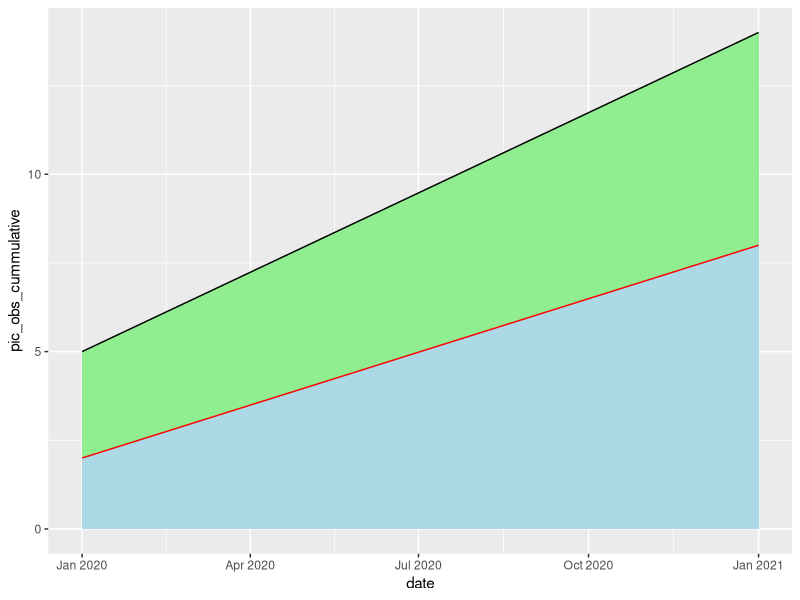

Write R code to recreate this figure.
library(tidyverse)
library(lubridate)

all <- tibble(date = ymd(c("2020-1-1", "2021-1-1")),
              pic_obs_cummulative = c(2, 8),
              herbarium_obs_cummulative = c(3, 6))

all$sum <- all$pic_obs_cummulative + all$herbarium_obs_cummulative

ggplot(all) +
  # Fill between x-axis and pic_obs_cummulative
  geom_ribbon(aes(x = date, ymin = 0, ymax = pic_obs_cummulative), fill = "lightblue") +
  # Fill between pic_obs_cummulative and sum
  geom_ribbon(aes(x = date, ymin = pic_obs_cummulative, ymax = sum), fill = "lightgreen") +
  # Add pic_obs_cummulative line
  geom_line(aes(x = date, y = pic_obs_cummulative), color = "red") +
  # Add sum line
  geom_line(aes(x = date, y = sum))

